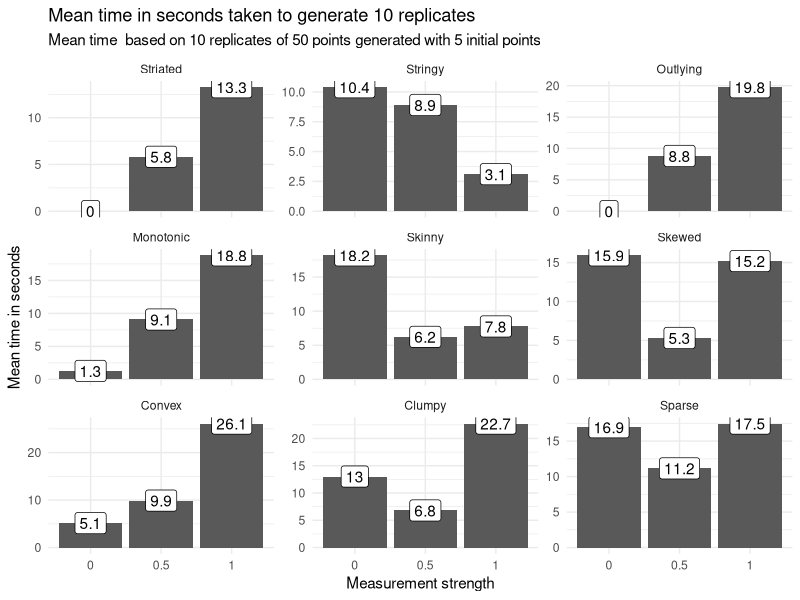

This figure's R source:
library(tidyverse)
library(here)
theme_set(theme_minimal())

d <- read_csv(here("experiment","computation_time_experiment","results",
                   "scag_type_value_experiment_benchmark.csv")) %>%
  separate(expr,into=c("type","strength"),sep="_")
d

scag_type_value_plot <- d %>%
  mutate(time = time * 1e-9,type = factor(type),
         # strength = paste("measurement strength =",strength)
         ) %>%
  group_by(type,strength) %>%
  summarize(time = mean(time)) %>%
  ungroup() %>%
  group_by(type) %>%
  mutate(type_mean_time = mean(time)) %>%
  ungroup() %>%
  mutate(type = fct_reorder(type,type_mean_time)) %>%
  ggplot(aes(x = strength,y = time)) +
    geom_bar(stat="identity") +
    geom_label(aes(label = round(time,1)))+
    facet_wrap(~type,nrow = 3,scales = "free_y") +
  labs(x = "Measurement strength",y = "Mean time in seconds",
       title = "Mean time in seconds taken to generate 10 replicates",
       subtitle = "Mean time  based on 10 replicates of 50 points generated with 5 initial points")
ggsave(here("experiment","computation_time_experiment","results",
            "scag_type_value_plot.jpg"),plot = scag_type_value_plot,
       device = "jpg",width = 11,height = 8,units = "in",dpi = 300)
